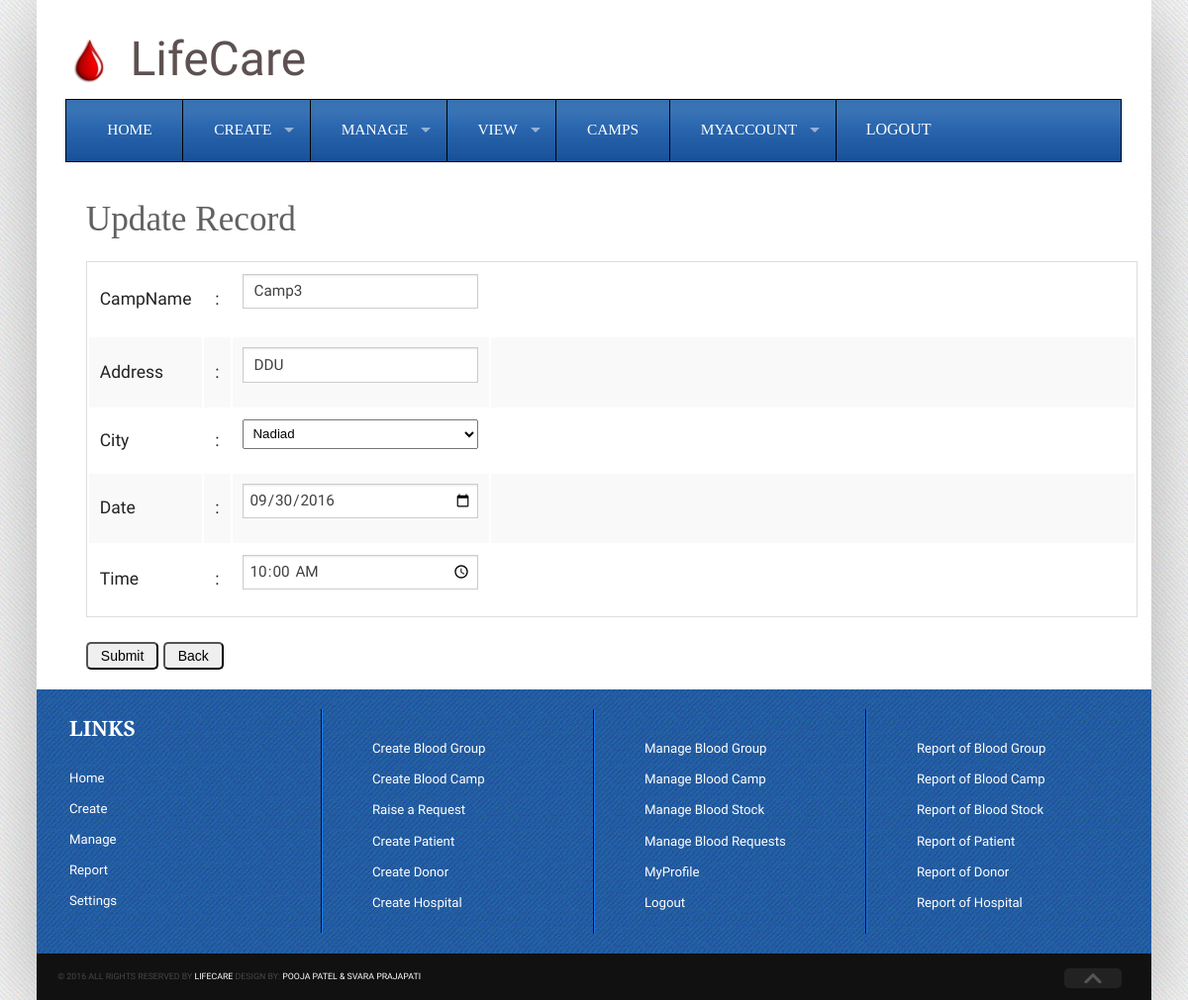
/Admin/updatebc.php?id=8 (signed in), run on the app's committed database.
### tables this page shows
CREATE TABLE `tblbloodcamp` (
  `cid` int(11) NOT NULL,
  `nameofcamp` varchar(50) DEFAULT NULL,
  `address` varchar(200) DEFAULT NULL,
  `image` varchar(500) DEFAULT NULL,
  `description` varchar(500) DEFAULT NULL,
  `date` date DEFAULT NULL,
  `time` time NOT NULL,
  `status` bit(1) DEFAULT NULL,
  `cityid` int(11) DEFAULT NULL
);

CREATE TABLE `tblcity` (
  `cityid` int(11) NOT NULL,
  `name` varchar(60) DEFAULT NULL
);

### Admin/updatebc.php (the view, shortened to what this page needs)
<!DOCTYPE html>
<head>
<link rel="stylesheet" href="css/foundation.min.css">
<link rel="stylesheet" href="css/superfish.css">
<link rel="stylesheet" href="css/stylesheet.css">
<link rel="stylesheet" href="js/slider/flexslider.css">
<link rel="stylesheet" href="js/slider/flexcar.css">
</head>
<body>
<div class="wrapper">
  <div class="header">
    <div class="row">
      <div class="columns large-12  header-inner" style="height:100px"><br><image src="images/logo4.jpeg" style="margin:10px 15px 30px 0px"><font size="75px">LifeCare</font></div>
      <div class="columns large-12">
        <nav>
          <section>
            <ul class="sf-menu large-12">
              <li class="active"><a href="adminhome.php">Home</a></li>
              <li><a href="create.php">Create</a>
			  </li>
              <li><a href="manage.php">Manage</a>
			  </li>
              <li><a href="report.php">View</a>
			  </li>
			  <li class="active"><a href="camps.php">Camps</a></li>
               <li><a href="#">MyAccount</a>
			  </li>
			  <li><form method="POST" action="" name="formhome"><input type="submit" value="LOGOUT" name="btnlogout" id="btnlogout"/></form>
			  </li>
            </ul>
          </section>
        </nav>
      </div>
    </div>
	<br>
	<div style="margin-left:50px; min-height:500px;">
		<?php
		$id=$_REQUEST['id'];
		$con=mysqli_connect(@"localhost","root","","dblifecare");
		$sql="select * from tblbloodcamp,tblcity where `cid`='$id' and tblbloodcamp.cityid=tblcity.cityid";
		$result=mysqli_query($con,$sql) or die("Database table error");
		echo "<h1> Update Record </h1>";
		echo "<table><tr><td>CampName</td><td>:</td><td>";
		while($line=mysqli_fetch_assoc($result))
		 {
		?>
		<form id="form1" name="form1" method="post" action="" />
		<input type="text" name="cname" value="<?php echo $line['nameofcamp']; ?>" />
		<?php
		echo "</td><td style=\"width:650px\"></td></tr>";
		echo "<tr><td>Address</td><td>:</td><td>";
		?>
		<input type="text" name="address" value="<?php echo $line['address']; ?>" />
		<?php
		echo "</td><td style=\"width:650px\"></td></tr>";
		echo "<tr><td>City</td><td>:</td><td>";
		?>
			<?php
			$con=mysqli_connect(@"localhost","root","","dblifecare") or die("Database Connection Error");
			$q="select * from tblcity";
			$result2=mysqli_query($con,$q);
			$val=$line['cityid'];
			?>
			<?php
				while($line2=mysqli_fetch_array($result2))
				{
				 if($line2['cityid']==$val)
				 {
				  $val=$line2['name'];
				  $val2=$line2['cityid'];
				 }
				}
			?>
			<select id="ddlct" name="ddlct" style="height:30px;padding:5px;" value="" >
			<option value="<?php echo $val2; ?>"><?php echo $val; ?></option>
			</select>
		<?php
		echo "</td><td style=\"width:650px\"></td></tr>";
		echo "<tr><td>Date</td><td>:</td><td>";
		?>
		<input type="date" name="date" value="<?php echo $line['date']; ?>"style="height:35px;padding:5px;" />
		<?php
		echo "</td><td style=\"width:650px\"></td></tr>";
		echo "<tr><td>Time</td><td>:</td><td>";
		?>
		<input type="time" name="time" value="<?php echo $line['time']; ?>" style="height:35px;padding:5px;"/>
		<?php
		echo "</td><td style=\"width:650px\"></td></tr></table>";
		}
		?>
		<input type="submit" name="submit" value="Submit" class="btnsubmit"/>
		<input type="submit" name="back" value="Back" class="btnsubmit"/>
    </div>
    <footer class="footer">
      <div class="row">
        <div class="columns large-12 footer-inner">
          <div class="row">
            <div class="columns large-3 box">
              <div class="">
                <h2 class="footer-title">Links</h2>
                <ul>
                  <li><a href="adminhome.php">Home</a></li>
                  <li><a href="create.php">Create</a></li>
                  <li><a href="manage.php">Manage</a></li>
                  <li><a href="report.php">Report</a></li>
                  <li><a href="settings.php">Settings</a></li>
                </ul>
              </div>
            </div>
            <div class="columns large-3 box">
              <div>
                <h2 class="footer-title"></h2>
                <ul>
                  <li><a href="cbloodgroup.php">Create Blood Group</a></li>
                  <li><a href="cbloodcamp.php">Create Blood Camp</a></li>
                  <li><a href="crequest.php">Raise a Request</a></li>
                  <li><a href="cpatient.php">Create Patient</a></li>
                  <li><a href="cdonor.php">Create Donor</a></li>
                  <li><a href="chospital.php">Create Hospital</a></li>
                </ul>
              </div>
            </div>
			<div class="columns large-3 box">
              <div>
                <h2 class="footer-title"></h2>
                <ul>
                  <li><a href="mbloodgroup.php">Manage Blood Group</a></li>
                  <li><a href="mbloodcamp.php">Manage Blood Camp</a></li>
                  <li><a href="mbloodstock.php">Manage Blood Stock</a></li>
                  <li><a href="mbloodrequest.php">Manage Blood Requests</a></li>
				  <li><a href="myprofile.php">MyProfile</a></li>
				  <li><a href="home.php">Logout</a></li>
                </ul>
              </div>
            </div>
            <div class="columns large-3 box">
              <div>
                <h2 class="footer-title"></h2>
				<ul>
				  <li><a href="rbloodgroup.php">Report of Blood Group</a></li>
                  <li><a href="rbloodcamp.php">Report of Blood Camp</a></li>
                  <li><a href="rbloodstock.php">Report of Blood Stock</a></li>
                  <li><a href="rpatient.php">Report of Patient</a></li>
                  <li><a href="rdonor.php">Report of Donor</a></li>
                  <li><a href="rhospital.php">Report of Hospital</a></li>
				</ul>
              </div>
            </div>
          </div>
        </div>
      </div>
    </footer>
    <div class="credit-row">
      <div class="row">
        <div class="columns large-11 credit">&copy; 2016 All rights reserved by <a href="#">LifeCare</a> Design by: <a href="#">POOJA PATEL & SVARA PRAJAPATI</a></div>
        <div class="columns large-1"><img src="images/toparrow.png" alt="" class="scrollToTop"></div>
      </div>
    </div>
  </div>
</div>
</body>
</html>

### Admin/css/superfish.css (style rules this page uses)
.sf-menu, .sf-menu * { margin: 0; padding: 0; list-style: none; }
.sf-menu li { position: relative; }
.sf-menu > li { float: left; }
.sf-menu a { display: block; position: relative; }
.sf-menu { float: left; margin-bottom: 1em; }
.sf-menu a { border-left: 1px solid #fff; border-top: 1px solid #dFeEFF; border-top: 1px solid rgba(255,255,255,.5); padding: .75em 1em; text-decoration: none; zoom: 1; }
.sf-menu a { color: #13a; }
.sf-menu li { background: #BDD2FF; white-space: nowrap; *white-space: normal; -webkit-transition: background .2s; transition: background .2s; }
.sf-arrows .sf-with-ul { padding-right: 2.5em; *padding-right: 1em; }
.sf-arrows .sf-with-ul:after { content: ''; position: absolute; top: 50%; right: 1em; margin-top: -3px; height: 0; width: 0; border: 5px solid transparent; border-top-color: #dFeEFF; border-top-color: rgba(255,255,255,.5); }

### Admin/css/stylesheet.css (style rules this page uses)
.row { width: 100%; }
body { font-size: 1.1em; line-height: 1.5em; color: #5d5151; font-family:'Droid Sans', serif; background-color: #f6f6f6; background-image: url('../images/bg.png'); }
h1,h2,h3,h4,h5,h6 { color:rgb(97, 97, 97); font-family: 'Droid Serif', serif; font-size: 2.0em; font-weight: normal; }
input[type="text"], input[type="password"], input[type="date"], input[type="datetime"], input[type="datetime-local"], input[type="month"], input[type="week"], input[type="email"], input[type="number"], input[type="search"], input[type="tel"], input[type="time"], input[type="url"], textarea { padding: 15px 10px; }
a { color: #d97163; }
.wrapper { background: #fff; max-width:64em; margin: auto; box-shadow: 0 10px 80px rgba(0,0,0,.3); -webkit-box-shadow: 0 10px 80px rgba(0,0,0,.3); -moz-box-shadow: 0 10px 80px rgba(0,0,0,.3); -o-box-shadow: 0 10px 80px rgba(0,0,0,.3); }
.sf-menu { margin-bottom: 0; background:#007ebf url('../images/menubg.png') repeat-x top; padding-left: 10px; padding-right: 10px; border:1px solid #000; }
.sf-menu li { background: url('../images/menubg.png'); border-right: 1px solid #000; }
.sf-menu li:last-child { border: 0; }
.sf-menu a { color: #fff; border:none; font-family: 'Droid Serif',serif; text-transform: uppercase; font-size: .875em; font-weight: normal; padding-top:1.2em; padding-bottom: 1.2em; padding-left: 2em; padding-right: 2em; }
footer.footer { background:url('../images/footerbg.png'); padding: 20px 0 20px 0; color: #c5c5c5; }
h2.footer-title { color: #fff; padding-bottom: 20px; font-size: 1.6em; font-weight: bold; text-transform: uppercase; margin-bottom: 0; }
.footer-inner { font-size: .75em; color: #fff; }
.footer-inner .box { border-right:1px solid #011021; border-left:1px solid #1a78e7; padding-left: 50px; padding-right: 50px; }
.footer-inner .box:first-child { padding-left: 20px; border-left: 0; }
.footer-inner .box:last-child { border-right: 0; padding-right: 20px; }
footer ul li { display: block; padding: 5px 0; }
.footer ul li a { color: #fff; }
footer ul li:last-child { border-bottom: 0; }
footer ul li a { color: #222; font-weight: normal; }
.credit-row { background: #111; padding: 10px 0; }
.credit { font-size: .5em; color: #4a4646; text-transform: uppercase; }
.credit a { color: #fff; }
img.scrollToTop { padding:5px 20px; background: #222; border-radius: 5px; cursor: pointer; }

### Admin/updatebc.php (style rules this page uses)
#btnlogout { background:#007ebf url('../images/menubg.png') repeat-x top; font-family: 'Droid Serif',serif;text-transform: uppercase; font-size:0.875em; font-weight: normal; border: none; color:white; padding: 21px 30px; text-align: center; text-decoration: none; display: inline-block; font-size: 16px;"/> }
table,td { font-size:20px; }
.btnsubmit { padding:4px 13px; font-size:14px; text-align: center; border-radius:5px; color:black; }

### data on the page
tblbloodcamp: cname "Camp3", address "DDU", ddlct "Nadiad", date "09/30/2016", time "10:00:00"
